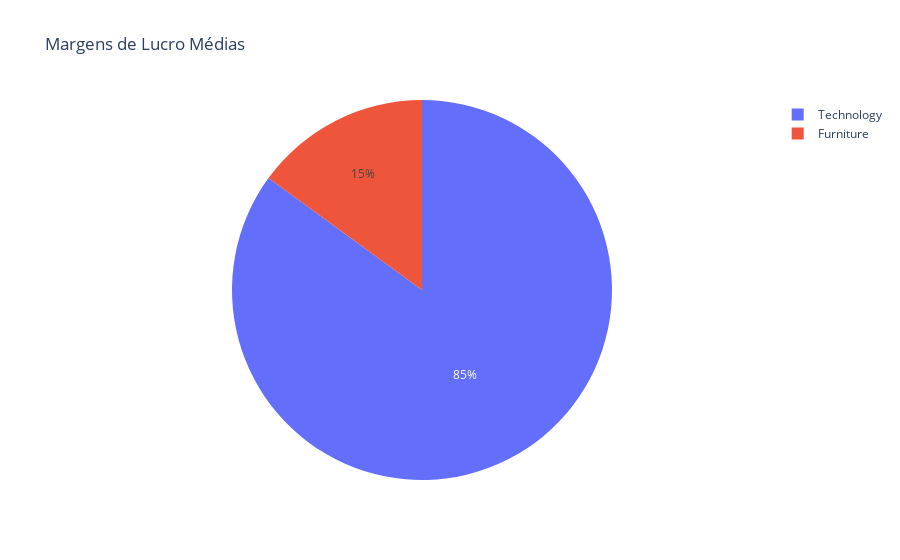

Source (notebook cell):
### Code cell
# Cria um gráfico de pizza interativo com as top categorias
fig = px.pie(margem_lucro_por_categoria, values='margem_lucro', names='categoria',
             title='Margens de Lucro Médias',
             labels={'margem_lucro': 'Margem de Lucro Média (%)'})

# Exibe o gráfico
fig.show()

### Figure 1 — Plotly figure (JSON) as saved in the notebook; plotly's stock layout.template omitted (floating-point values rounded to 4 significant figures)
{"data": [{"domain": {"x": [0, 1], "y": [0, 1]}, "hovertemplate": "categoria=%{label}<br>Margem de Lucro Média (%)=%{value}<extra></extra>", "labels": ["Furniture", "Office Supplies", "Technology"], "legendgroup": "", "name": "", "showlegend": true, "type": "pie", "values": [0.8748, null, 4.966]}], "layout": {"legend": {"tracegroupgap": 0}, "title": {"text": "Margens de Lucro Médias"}}}
